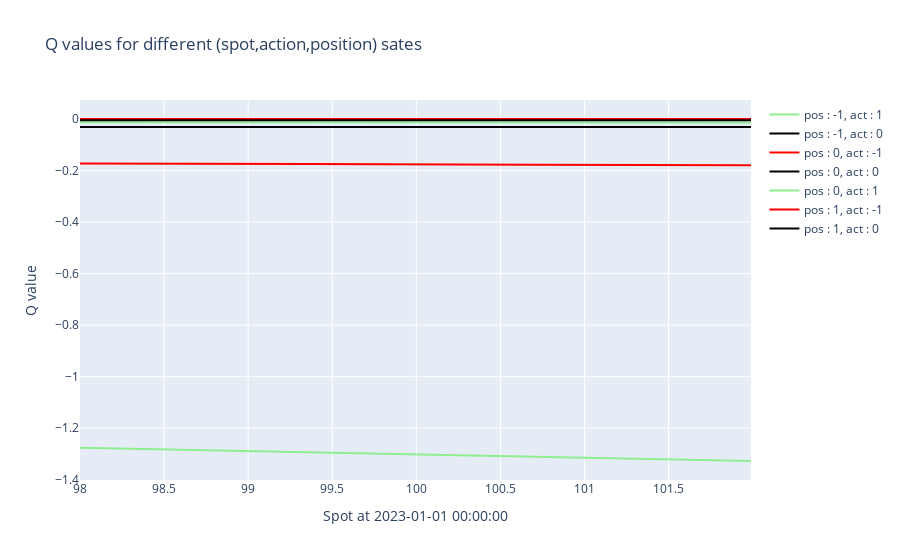

Write notebook code for a chart like this one.
### Markdown cell above
Visualize Q

### Code cell
qanalysis = qp.QAnalyzer(test,final_qvf)
qanalysis.plot_snapshot()

### Figure 1 — Plotly figure (JSON) as saved in the notebook; plotly's stock layout.template omitted (floating-point values rounded to 4 significant figures; data arrays with more than 128 entries replaced by an {"elided": "..."} marker saying what was removed)
{"data": [{"line": {"color": "#90EE90"}, "mode": "lines", "name": "pos : -1, act : 1", "type": "scatter", "x": {"elided": "400 float values"}, "y": {"elided": "400 float values"}}, {"line": {"color": "black"}, "mode": "lines", "name": "pos : -1, act : 0", "type": "scatter", "x": {"elided": "400 float values"}, "y": {"elided": "400 float values"}}, {"line": {"color": "red"}, "mode": "lines", "name": "pos : 0, act : -1", "type": "scatter", "x": {"elided": "400 float values"}, "y": {"elided": "400 float values"}}, {"line": {"color": "black"}, "mode": "lines", "name": "pos : 0, act : 0", "type": "scatter", "x": {"elided": "400 float values"}, "y": {"elided": "400 float values"}}, {"line": {"color": "#90EE90"}, "mode": "lines", "name": "pos : 0, act : 1", "type": "scatter", "x": {"elided": "400 float values"}, "y": {"elided": "400 float values"}}, {"line": {"color": "red"}, "mode": "lines", "name": "pos : 1, act : -1", "type": "scatter", "x": {"elided": "400 float values"}, "y": {"elided": "400 int values"}}, {"line": {"color": "black"}, "mode": "lines", "name": "pos : 1, act : 0", "type": "scatter", "x": {"elided": "400 float values"}, "y": {"elided": "400 float values"}}], "layout": {"title": {"text": "Q values for different (spot,action,position) sates"}, "xaxis": {"title": {"text": "Spot at 2023-01-01 00:00:00"}}, "yaxis": {"title": {"text": "Q value"}}}}
